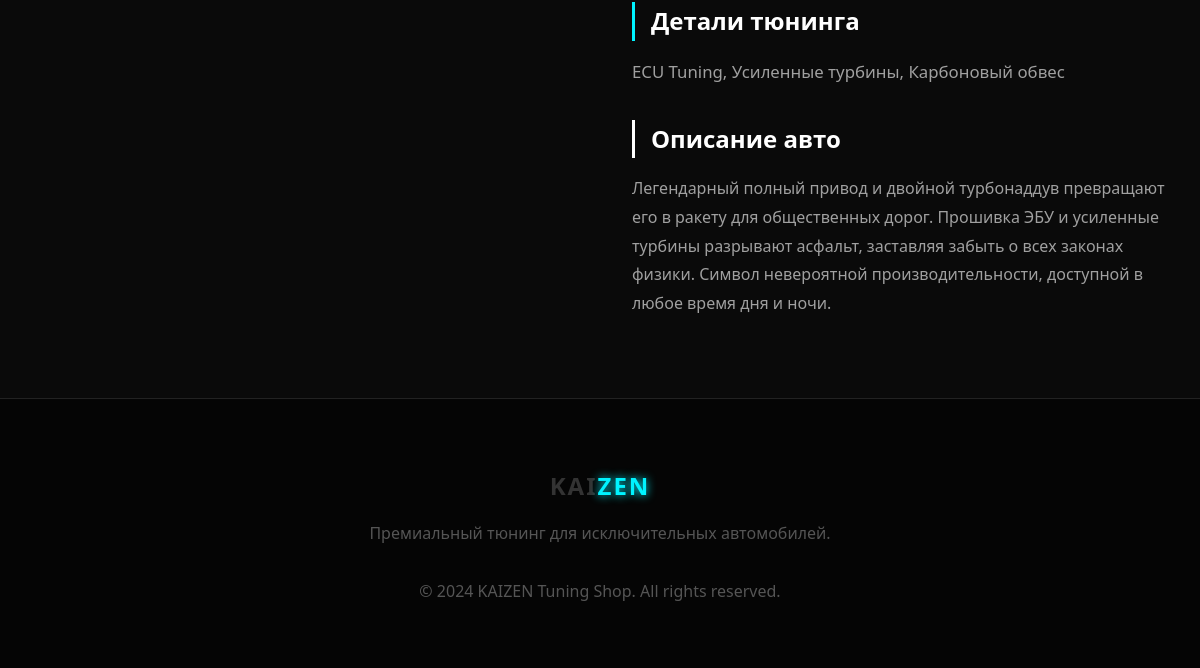
The app's page /car/nissan-gt-r-r35-2015/ (lower part), older data.
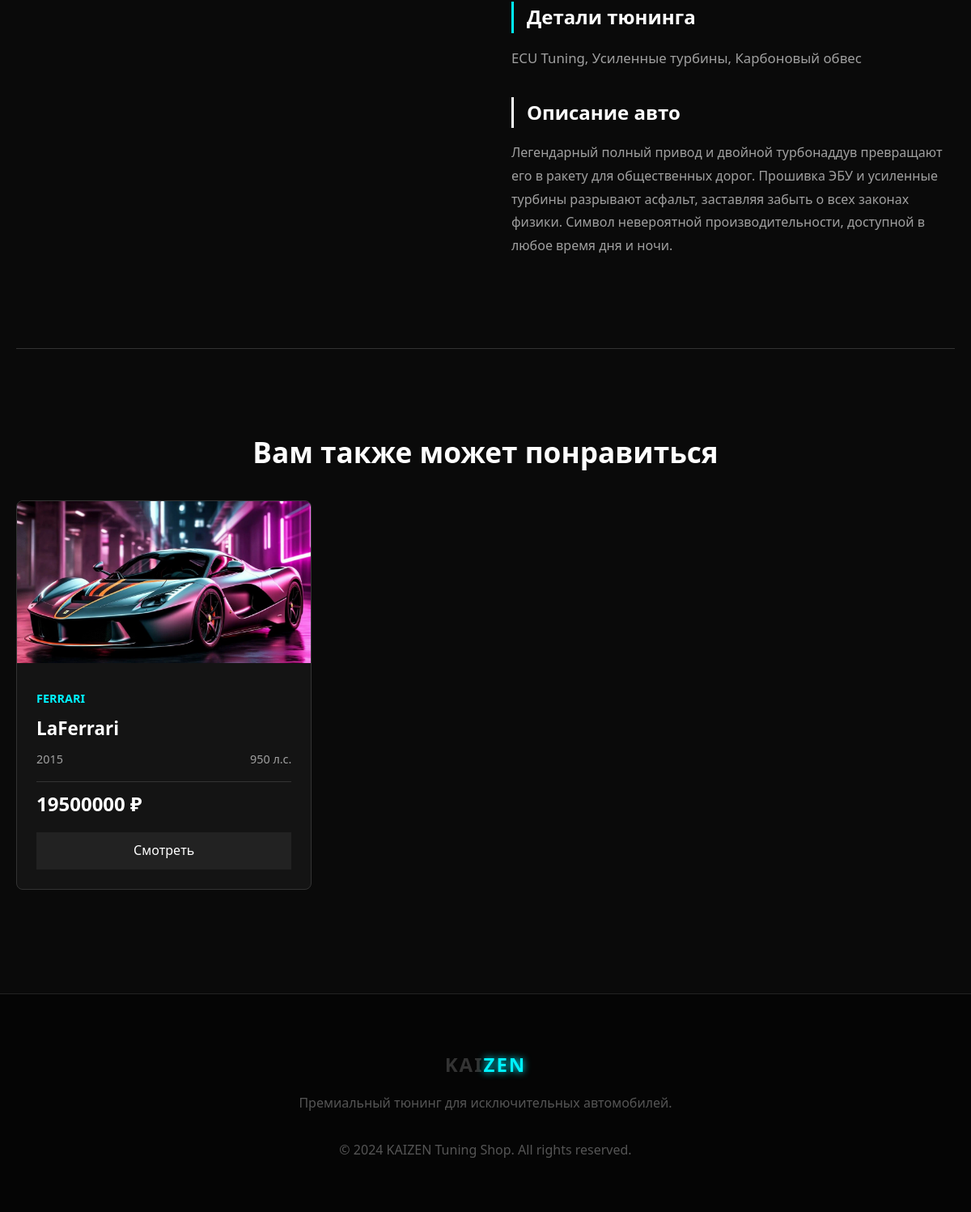
The same page, newer data.
### store/models.py (models this page shows, shortened)
class Car(models.Model):
    category = models.ForeignKey(Category, on_delete=models.CASCADE, related_name='cars', verbose_name="Категория")
    brand = models.CharField("Марка", max_length=50) # Audi, BMW
    model = models.CharField("Модель", max_length=50) # RS6, M5
    slug = models.SlugField(unique=True, verbose_name="URL-метка")
    year = models.PositiveIntegerField("Год выпуска")
    color = models.CharField("Цвет", max_length=50)
    body_type = models.CharField("Тип кузова", max_length=50) # Купе, Седан
    mileage = models.PositiveIntegerField("Пробег (км)", default=0)
    engine_power = models.PositiveIntegerField("Мощность (л.с.)") # [cite: 11]
    tuning_details = models.TextField("Описание тюнинга") # [cite: 16]
    price = models.DecimalField("Цена", max_digits=12, decimal_places=0)
    description = models.TextField("Общее описание")
    main_image = models.ImageField("Главное фото", upload_to='cars/') # [cite: 54]
    is_available = models.BooleanField("В наличии", default=True)
    created_at = models.DateTimeField(auto_now_add=True)
    class Meta:
        verbose_name = "Автомобиль"
        verbose_name_plural = "Автомобили"

### store/views.py (the view)
# urls.py: path('car/<slug:slug>/', views.car_detail, name='car_detail'), # Детальная страница
def car_detail(request, slug):
    car = get_object_or_404(Car, slug=slug, is_available=True)
    related_cars = Car.objects.filter(category=car.category, is_available=True).exclude(id=car.id)[:3]
    return render(request, 'store/car_detail.html', {
        'car': car,
        'related_cars': related_cars
    })

### store/templates/store/car_detail.html (shortened to what this page needs)
{% extends 'store/base.html' %}
{% block content %}
<div class="container" style="margin-top: 2rem;">
    <div style="display: flex; flex-wrap: wrap; gap: 4rem; margin-bottom: 4rem;">
        <div style="flex: 1; min-width: 350px;">
        </div>
        <div style="flex: 1; min-width: 350px;">
            <div style="margin-bottom: 2rem;">
                <h3 style="font-size: 1.5rem; border-left: 3px solid var(--neon-blue); padding-left: 1rem; margin-bottom: 1rem;">Детали тюнинга</h3>
                <div style="color: #a0a0a0; line-height: 1.8; font-size: 1.05rem;">
                    {{ car.tuning_details|linebreaks }}
                </div>
            </div>
             <div>
                <h3 style="font-size: 1.5rem; border-left: 3px solid #fff; padding-left: 1rem; margin-bottom: 1rem;">Описание авто</h3>
                <div style="color: #a0a0a0; line-height: 1.8;">
                    {{ car.description|linebreaks }}
                </div>
            </div>
        </div>
    </div>
    {% if related_cars %}
    <div style="margin-top: 6rem; border-top: 1px solid #333; padding-top: 4rem; padding-bottom: 4rem;">
        <h3 style="font-size: 2.2rem; margin-bottom: 2rem; color: #fff; text-align: center;">Вам также может понравиться</h3>
        <div class="car-grid">
            {% for rel_car in related_cars %}
                <div class="car-card">
                    {% if rel_car.main_image %}
                        <img src="{{ rel_car.main_image.url }}" alt="{{ rel_car.model }}" class="car-image">
                    {% else %}
                        <div style="height:200px; background: #222; display:flex; align-items:center; justify-content:center; color:#555;">Нет фото</div>
                    {% endif %}
                    <div class="car-info">
                        <div class="car-brand">{{ rel_car.brand }}</div>
                        <h3 class="car-title">{{ rel_car.model }}</h3>
                        <div class="car-specs" style="margin-bottom: 0.5rem;">
                            <span>{{ rel_car.year }}</span>
                            <span>{{ rel_car.engine_power }} л.с.</span>
                        </div>
                        <div class="car-price">{{ rel_car.price }} ₽</div>
                        <a href="{% url 'car_detail' rel_car.slug %}" class="btn-card">Смотреть</a>
                    </div>
                </div>
            {% endfor %}
        </div>
    </div>
    {% endif %}
</div>
{% endblock %}

Row changes from the older to the newer data that the page shows:
added Car: main_image (picture), brand "FERRARI", model "LaFerrari", year "2015", engine_power "950", price "19500000"
Text that changed along with them:
text now shown: "Вам также может понравиться"
